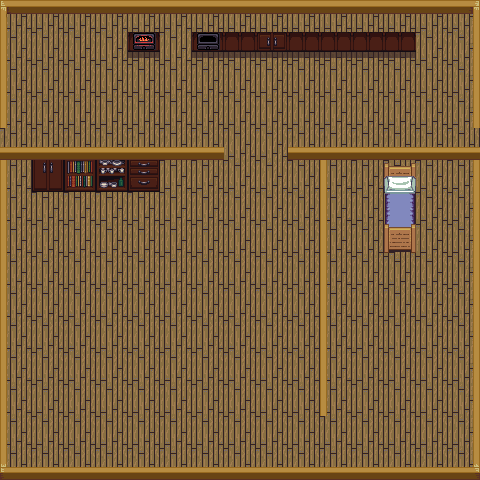

Rendered tile map (Tiled .tmx) drawn with the repository's tilesets; below, a short description and the map source with its tile grids summarised:
An orthogonal 15x15 tile map with 32x32 px tiles, 3 tile layers (ground, onGround, top), 1 hidden layer not drawn, 3 tilesets and 7 objects.

<map version="1.0" orientation="orthogonal" renderorder="right-down" width="15" height="15" tilewidth="32" tileheight="32" nextobjectid="14">
 <tileset firstgid="1" name="house1" tilewidth="32" tileheight="32" spacing="1" margin="1" tilecount="25" columns="5">
  <image source="../tilesets/house1.png" width="192" height="192" />
 </tileset>
 <tileset firstgid="26" name="terrain" tilewidth="32" tileheight="32" spacing="1" margin="1" tilecount="961" columns="31">
  <image source="../tilesets/terrain.png" width="1024" height="1024" />
 </tileset>
 <tileset firstgid="987" name="interior" tilewidth="32" tileheight="32" tilecount="256" columns="16">
  <image source="../tilesets/interior.png" width="512" height="512" />
 </tileset>
 <layer name="ground" width="15" height="15">
  <data>[225 cells, 225 non-empty, 1 distinct tile ids]</data>
 </layer>
 <layer name="onGround" width="15" height="15">
  <data>[225 cells, 78 non-empty, 11 distinct tile ids]</data>
 </layer>
 <layer name="top" width="15" height="15">
  <data>[225 cells, 12 non-empty, 8 distinct tile ids]</data>
 </layer>
 <layer name="onTop" width="15" height="15" visible="0">
  <data>[225 cells, 14 non-empty, 8 distinct tile ids]</data>
 </layer>
 <objectgroup name="block">
  <object id="1" x="0" y="8" width="8" height="472" />
  <object id="4" x="0" y="464" width="480" height="16" />
  <object id="6" x="472" y="0" width="8" height="480" />
  <object id="7" x="320" y="160" width="8" height="256" />
  <object id="9" x="288" y="144" width="192" height="16" />
  <object id="12" x="0" y="144" width="224" height="16" />
  <object id="13" x="0" y="0" width="480" height="16" />
 </objectgroup>
</map>
